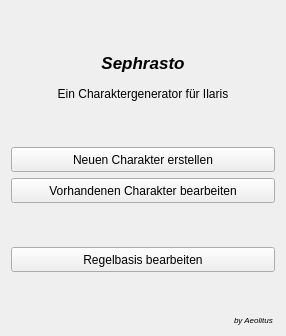
<?xml version="1.0" encoding="UTF-8"?>
<ui version="4.0">
 <class>Form</class>
 <widget class="QWidget" name="Form">
  <property name="geometry">
   <rect>
    <x>0</x>
    <y>0</y>
    <width>286</width>
    <height>336</height>
   </rect>
  </property>
  <property name="windowTitle">
   <string>Sephrasto</string>
  </property>
  <layout class="QGridLayout" name="gridLayout">
   <item row="4" column="0">
    <widget class="QPushButton" name="buttonNew">
     <property name="minimumSize">
      <size>
       <width>0</width>
       <height>25</height>
      </size>
     </property>
     <property name="text">
      <string>Neuen Charakter erstellen</string>
     </property>
    </widget>
   </item>
   <item row="7" column="0">
    <widget class="QPushButton" name="buttonRules">
     <property name="minimumSize">
      <size>
       <width>0</width>
       <height>25</height>
      </size>
     </property>
     <property name="text">
      <string>Regelbasis bearbeiten</string>
     </property>
    </widget>
   </item>
   <item row="5" column="0">
    <widget class="QPushButton" name="buttonEdit">
     <property name="minimumSize">
      <size>
       <width>0</width>
       <height>25</height>
      </size>
     </property>
     <property name="text">
      <string>Vorhandenen Charakter bearbeiten</string>
     </property>
    </widget>
   </item>
   <item row="1" column="0">
    <widget class="QLabel" name="label">
     <property name="minimumSize">
      <size>
       <width>0</width>
       <height>30</height>
      </size>
     </property>
     <property name="font">
      <font>
       <pointsize>13</pointsize>
       <weight>75</weight>
       <italic>true</italic>
       <bold>true</bold>
       <kerning>true</kerning>
      </font>
     </property>
     <property name="text">
      <string>Sephrasto</string>
     </property>
     <property name="scaledContents">
      <bool>false</bool>
     </property>
     <property name="alignment">
      <set>Qt::AlignCenter</set>
     </property>
    </widget>
   </item>
   <item row="2" column="0">
    <widget class="QLabel" name="label_2">
     <property name="minimumSize">
      <size>
       <width>0</width>
       <height>20</height>
      </size>
     </property>
     <property name="text">
      <string>Ein Charaktergenerator für Ilaris</string>
     </property>
     <property name="alignment">
      <set>Qt::AlignCenter</set>
     </property>
    </widget>
   </item>
   <item row="3" column="0">
    <spacer name="verticalSpacer">
     <property name="orientation">
      <enum>Qt::Vertical</enum>
     </property>
     <property name="sizeHint" stdset="0">
      <size>
       <width>20</width>
       <height>40</height>
      </size>
     </property>
    </spacer>
   </item>
   <item row="6" column="0">
    <spacer name="verticalSpacer_2">
     <property name="orientation">
      <enum>Qt::Vertical</enum>
     </property>
     <property name="sizeHint" stdset="0">
      <size>
       <width>20</width>
       <height>40</height>
      </size>
     </property>
    </spacer>
   </item>
   <item row="9" column="0">
    <widget class="QLabel" name="label_3">
     <property name="font">
      <font>
       <pointsize>6</pointsize>
       <italic>true</italic>
      </font>
     </property>
     <property name="text">
      <string>by Aeolitus </string>
     </property>
     <property name="alignment">
      <set>Qt::AlignRight|Qt::AlignTrailing|Qt::AlignVCenter</set>
     </property>
    </widget>
   </item>
   <item row="8" column="0">
    <spacer name="verticalSpacer_4">
     <property name="orientation">
      <enum>Qt::Vertical</enum>
     </property>
     <property name="sizeHint" stdset="0">
      <size>
       <width>20</width>
       <height>40</height>
      </size>
     </property>
    </spacer>
   </item>
   <item row="0" column="0">
    <spacer name="verticalSpacer_3">
     <property name="orientation">
      <enum>Qt::Vertical</enum>
     </property>
     <property name="sizeHint" stdset="0">
      <size>
       <width>20</width>
       <height>40</height>
      </size>
     </property>
    </spacer>
   </item>
  </layout>
 </widget>
 <tabstops>
  <tabstop>buttonNew</tabstop>
  <tabstop>buttonEdit</tabstop>
  <tabstop>buttonRules</tabstop>
 </tabstops>
 <resources/>
 <connections/>
</ui>
